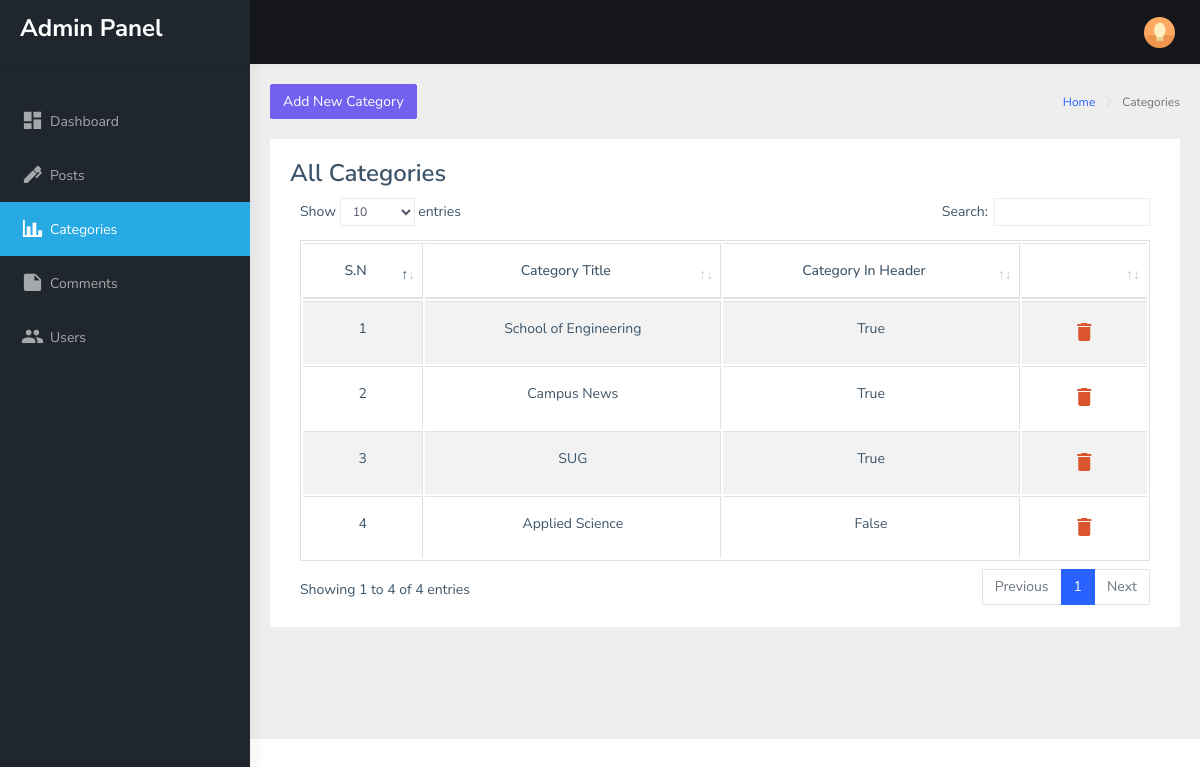
The app's page /admin/categories.php with its own data.
### tables this page shows
CREATE TABLE `tb_category` (
  `category_id` int(11) NOT NULL,
  `category_name` text NOT NULL,
  `category_inheader` tinyint(1) NOT NULL DEFAULT 0
);

### admin/functions.php (called while the page is built, shortened)
<?php
class AdminFunctions {
   function get_category_titles() {
      $db=new Dbconfig;
      $con=$db->connect_db();
         $stmt = $con->prepare(" SELECT `category_id`,`category_name`,`category_inheader`  FROM `tb_category` ORDER BY `category_id` DESC");
         $stmt->execute();
         $arr = [];
         $result= $stmt->get_result();
         while($row = $result->fetch_assoc()) {
         $arr[] = $row;
         }
         return $arr;
   }
      {?>
<?php }
}
?>

### admin/categories.php (the view, shortened to what this page needs)
<?php
include "./admin-header.php";
?>
        <div class="page-wrapper">
            <div class="page-breadcrumb">
                <div class="row">
                    <div class="col-12 d-flex no-block align-items-center">
                        <div>
                        <a href="javascript:void(0);" id="open-modal" data-toggle="modal" data-target="#Modal1" class="btn btn-primary">Add New Category</a>
                        </div>
                        <div class="ml-auto text-right">
                            <nav aria-label="breadcrumb">
                                <ol class="breadcrumb">
                                    <li class="breadcrumb-item"><a href="./index.php">Home</a></li>
                                    <li class="breadcrumb-item active" aria-current="page">Categories</li>
                                </ol>
                            </nav>
                        </div>
                    </div>
                </div>
            </div>
            <div class="container-fluid">
                <div class="row">
                    <div class="col-12">
                        <div class="card">
                            <div class="card-body">
                                <h3 class="card-title">All Categories</h3>
                                <div class="table-responsive">
                                    <table id="zero_config" class="table table-striped table-bordered w-100 table">
                                        <thead>
                                            <tr>
                                                <th>S.N</th>
                                                <th>Category Title</th>
                                                <th>Category In Header</th>
                                                <th> </th>
                                            </tr>
                                        </thead>
                                        <tbody>
                                        <?php
                                            $categories=$admin->get_category_titles();
                                            $counter=1;
                                            foreach ($categories as $category) {
                                                echo "<tr>";
                                                echo '<td>'.$counter.'</td>';
                                                echo '<td>'.$category['category_name'].'</td>';
                                                $inheader='False';
                                                if($category['category_inheader']==1){ $inheader='True'; }
                                                echo '<td>'.$inheader.'</td>'; ?>
                                                <td class="h3">
                                                <a href="javascript:delete_post(<?php echo $category['category_id']; ?>)" data-toggle="tooltip" data-placement="top" data-original-title="Delete" class="px-1 mx-1 btn-outline-danger"><i class="mdi mdi-delete"></i></a>
                                                </td>
                                               <?php echo "</tr>";
                                                $counter++;
                                            }
                                            ?>
                                        </tbody>
                                    </table>
                                </div>
                            </div>
                        </div>
                    </div>
                </div>
            </div>
        </div>
<?php
include_once "./admin-footer.php";
?>

### records on screen
tb_category: category_name "School of Engineering", category_inheader "True"
tb_category: category_name "Campus News", category_inheader "True"
tb_category: category_name "SUG", category_inheader "True"
tb_category: category_name "Applied Science", inheader "False"
